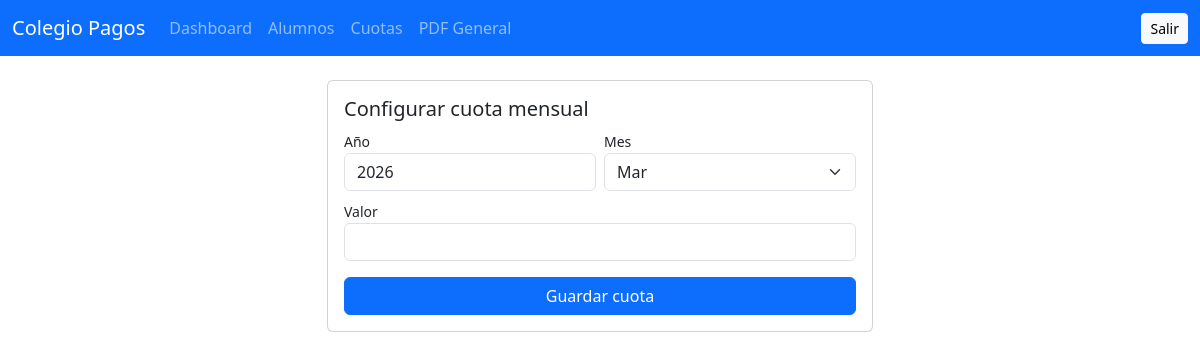
The page /cuotas (signed in) on the database as committed earlier.
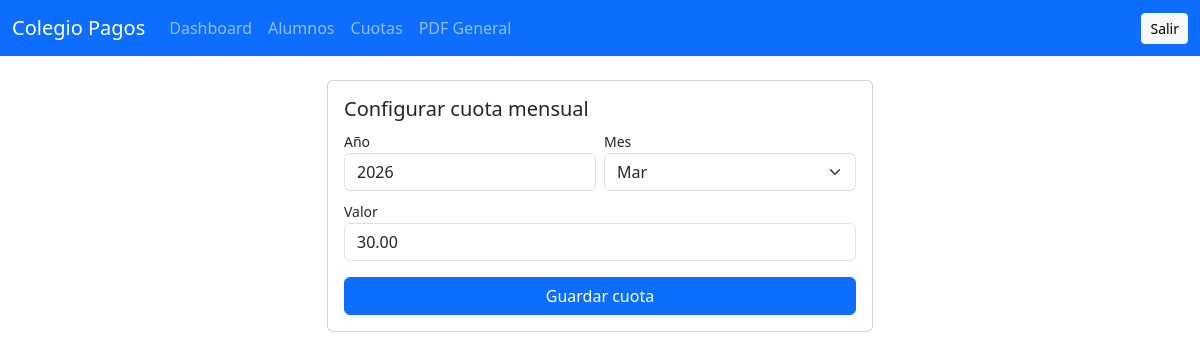
The same page on the database as committed later.
### tables this page shows
CREATE TABLE cuotas (
    id INT AUTO_INCREMENT PRIMARY KEY,
    anio INT NOT NULL,
    mes INT NOT NULL,
    valor DECIMAL(10,2) NOT NULL,
    UNIQUE KEY idx_cuota_anio_mes (anio, mes)
);

### app/core/Controller.php (called while the page is built, shortened)
<?php
abstract class Controller
{
    protected function view(string $view, array $data = []): void
    {
        extract($data, EXTR_SKIP);
        $viewPath = __DIR__ . '/../views/' . $view . '.php';
        require __DIR__ . '/../views/layouts/header.php';
        require $viewPath;
        require __DIR__ . '/../views/layouts/footer.php';
    }
}

### app/controllers/CuotaController.php (called while the page is built, shortened)
<?php
final class CuotaController extends Controller
{
    public function index(): void
    {
        $year = (int) ($_GET['anio'] ?? date('Y'));
        $month = (int) ($_GET['mes'] ?? date('n'));
        $cuota = (new Cuota())->getByYearMonth($year, $month);
        $this->view('cuotas/index', compact('year', 'cuota'));
    }
}

### app/core/Router.php (called while the page is built, shortened)
<?php
final class Router
{
    private array $routes = [];
    private function addRoute(string $method, string $uri, array $action): void
    {
        $this->routes[$method][rtrim($uri, '/') ?: '/'] = $action;
    }
    public function dispatch(string $uri, string $method): void
    {
        $path = rtrim(parse_url($uri, PHP_URL_PATH) ?: '/', '/') ?: '/';
        $action = $this->routes[$method][$path] ?? null;
        [$controllerClass, $controllerMethod] = $action;
        $controller = new $controllerClass();
        $controller->{$controllerMethod}();
    }
}

### index.php (called while the page is built, shortened)
<?php
spl_autoload_register(static function (string $class): void {
    $prefix = 'App\\';
    $relative = substr($class, strlen($prefix));
    $relative = str_replace('\\', '/', $relative);
    $file = __DIR__ . '/app/' . strtolower(dirname($relative)) . '/' . basename($relative) . '.php';
});
$router = new Router();
$router->get('/', [PublicController::class, 'home']);
$router->get('/buscar', [PublicController::class, 'search']);
$router->get('/login', [AuthController::class, 'loginForm']);
$router->post('/login', [AuthController::class, 'login']);
$router->post('/logout', [AuthController::class, 'logout']);
$router->post('/ajustes/credenciales', [AuthController::class, 'updateCredentials']);
$router->get('/dashboard', [ReporteController::class, 'dashboard']);
$router->get('/alumnos', [AlumnoController::class, 'index']);
$router->get('/alumnos/ver', [AlumnoController::class, 'show']);
$router->post('/alumnos', [AlumnoController::class, 'store']);
$router->post('/alumnos/editar', [AlumnoController::class, 'edit']);
$router->post('/alumnos/eliminar', [AlumnoController::class, 'delete']);
$router->post('/abonos', [AbonoController::class, 'store']);
$router->get('/abonos/historial', [AbonoController::class, 'history']);
$router->get('/cuotas', [CuotaController::class, 'index']);
$router->post('/cuotas', [CuotaController::class, 'store']);
$router->get('/reportes/alumno', [ReporteController::class, 'alumnoPdf']);
$router->get('/reportes/general', [ReporteController::class, 'generalPdf']);
$router->dispatch($_SERVER['REQUEST_URI'] ?? '/', $_SERVER['REQUEST_METHOD'] ?? 'GET');

### config/database.php (called while the page is built)
<?php
return [
    'host' => $_ENV['DB_HOST'] ?? 'sql211.hstn.me',
    'port' => $_ENV['DB_PORT'] ?? '3306',
    'database' => $_ENV['DB_NAME'] ?? 'mseet_41403283_alumos',
    'username' => $_ENV['DB_USER'] ?? 'mseet_41403283',
    'password' => $_ENV['DB_PASS'] ?? '4016508a8b',
    'charset' => 'utf8mb4',
];

### app/core/Database.php (called while the page is built, shortened)
<?php
final class Database
{
    private static ?PDO $connection = null;
    public static function getConnection(): PDO
    {
        $config = require __DIR__ . '/../../config/database.php';
        $options = [
            PDO::ATTR_ERRMODE => PDO::ERRMODE_EXCEPTION,
            PDO::ATTR_DEFAULT_FETCH_MODE => PDO::FETCH_ASSOC,
            PDO::ATTR_EMULATE_PREPARES => false,
        ];
        $databaseNames = self::candidateDatabases((string) $config['database']);
        foreach ($databaseNames as $databaseName) {
            $dsn = sprintf(
                'mysql:host=%s;port=%s;dbname=%s;charset=%s',
                $config['host'],
                $config['port'],
                $databaseName,
                $config['charset']
            );
            try {
                self::$connection = new PDO($dsn, $config['username'], $config['password'], $options);
                return self::$connection;
            } catch (PDOException $exception) {
                continue;
            }
        }
        exit('Error de conexión a base de datos. Revisa DB_NAME en config/database.php o variables de entorno.');
    }
    private static function candidateDatabases(string $database): array
    {
        $candidates = [$database];
        if (str_contains($database, 'alumos')) {
            $candidates[] = str_replace('alumos', 'alumnos', $database);
        }
        return array_values(array_unique(array_filter($candidates)));
    }
}

### app/core/Model.php (called while the page is built, shortened)
<?php
abstract class Model
{
    public function __construct()
    {
        $this->db = Database::getConnection();
    }
}

### app/models/Cuota.php (called while the page is built, shortened)
<?php
final class Cuota extends Model
{
    public function getByYearMonth(int $year, int $month): ?array
    {
        $yearColumn = $this->resolveYearColumn();
        $amountColumn = $this->resolveAmountColumn();
        $stmt = $this->db->prepare(sprintf(
            'SELECT id, %s AS anio, mes, %s AS valor FROM cuotas WHERE %s = :anio AND mes = :mes LIMIT 1',
            $yearColumn,
            $amountColumn,
            $yearColumn
        ));
        $stmt->execute(['anio' => $year, 'mes' => $month]);
        return $stmt->fetch() ?: null;
    }
    private function resolveYearColumn(): string
    {
        $this->yearColumn = $this->firstExistingColumn(['anio', 'year', 'anio_lectivo']) ?? 'anio';
        return $this->yearColumn;
    }
    private function resolveAmountColumn(): string
    {
        $this->amountColumn = $this->firstExistingColumn(['valor', 'monto', 'cuota']) ?? 'valor';
        return $this->amountColumn;
    }
    private function firstExistingColumn(array $candidates): ?string
    {
        $stmt = $this->db->query('SHOW COLUMNS FROM cuotas');
        $columns = array_map(static fn (array $row): string => (string) ($row['Field'] ?? ''), $stmt->fetchAll());
        foreach ($candidates as $candidate) {
            if (in_array($candidate, $columns, true)) {
                return $candidate;
            }
        }
        return null;
    }
}

### app/views/cuotas/index.php (the view, shortened to what this page needs)
<div class="row justify-content-center">
    <div class="col-md-6">
        <div class="card">
            <div class="card-body">
                <h5>Configurar cuota mensual</h5>
                <form method="post" action="/cuotas" class="row g-2">
                    <div class="col-6">
                        <label class="form-label mb-0"><small>Año</small></label>
                        <input class="form-control" type="number" name="anio" value="<?= $year; ?>" required>
                    </div>
                    <div class="col-6">
                        <label class="form-label mb-0"><small>Mes</small></label>
                        <select name="mes" class="form-select" required>
                            <?php
                            $meses = [1=>'Ene',2=>'Feb',3=>'Mar',4=>'Abr',5=>'May',6=>'Jun',7=>'Jul',8=>'Ago',9=>'Sep',10=>'Oct',11=>'Nov',12=>'Dic'];
                            foreach($meses as $num => $nombre):
                            ?>
                                <option value="<?= $num; ?>" <?= ($cuota['mes'] ?? date('n')) == $num ? 'selected' : ''; ?>><?= $nombre; ?></option>
                            <?php endforeach; ?>
                        </select>
                    </div>
                    <div class="col-12">
                        <label class="form-label mb-0"><small>Valor</small></label>
                        <input class="form-control" type="number" step="0.01" min="0.01" name="valor" value="<?= htmlspecialchars((string) ($cuota['valor'] ?? '')); ?>" required>
                    </div>
                    <div class="col-12 mt-3"><button class="btn btn-primary w-100">Guardar cuota</button></div>
                </form>
            </div>
        </div>
    </div>
</div>

### app/views/layouts/header.php (shortened to what this page needs)
<!doctype html>
<html lang="es">
<head>
    <link href="https://cdn.jsdelivr.net/npm/bootstrap@5.3.3/dist/css/bootstrap.min.css" rel="stylesheet">
    <link href="/public/css/app.css" rel="stylesheet">
</head>
<body>
<nav class="navbar navbar-expand-lg navbar-dark bg-primary mb-4">
    <div class="container-fluid">
        <a class="navbar-brand" href="/">Colegio Pagos</a>
        <div class="collapse navbar-collapse show">
            <ul class="navbar-nav me-auto">
                <?php if (isset($_SESSION['auth'])): ?>
                    <li class="nav-item"><a class="nav-link" href="/dashboard">Dashboard</a></li>
                    <li class="nav-item"><a class="nav-link" href="/alumnos">Alumnos</a></li>
                    <li class="nav-item"><a class="nav-link" href="/cuotas">Cuotas</a></li>
                    <li class="nav-item"><a class="nav-link" href="/reportes/general">PDF General</a></li>
                <?php endif; ?>
            </ul>
            <?php if (isset($_SESSION['auth'])): ?>
                <form method="post" action="/logout">
                    <button class="btn btn-light btn-sm">Salir</button>
                </form>
            <?php else: ?>
                <a class="btn btn-light btn-sm" href="/login">Login</a>
            <?php endif; ?>
        </div>
    </div>
</nav>
<div class="container">

### app/views/layouts/footer.php (shortened to what this page needs)
</div>
</body>
</html>

Rows that differ between the two databases and show on the page:
added cuotas: mes "Mar", valor "30.00"
Other text that changed with them:
form field mes: "Mar" → (not shown)
